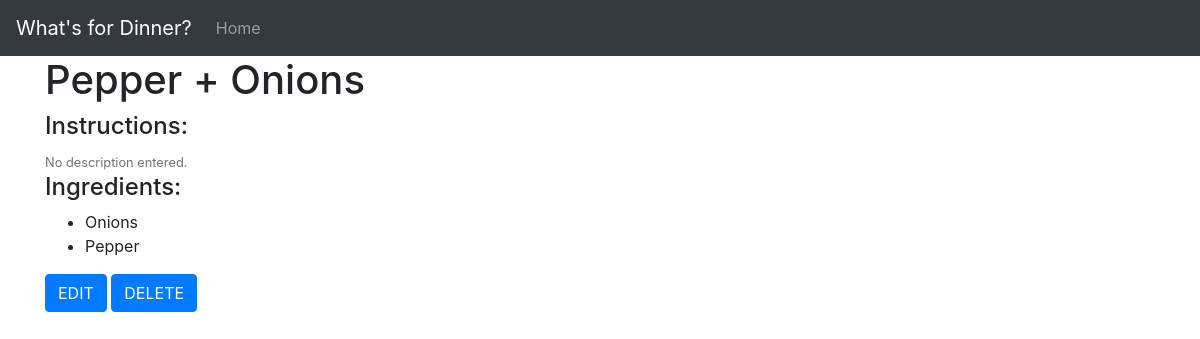
The app's page /recipe/8 with its own data.
### recipes/models.py (models this page shows, shortened)
class Recipe(models.Model):
    name = models.CharField(max_length=200, help_text='Enter the recipe name.')
    desc = models.TextField(help_text='Enter the recipe steps.', blank=True )
    ingredients = models.ManyToManyField(Ingredient)
    class Meta:
        ordering = ['name']

class Ingredient(models.Model):
    name = models.CharField(max_length=60)

### recipes/views.py (the view)
# urls.py: path('recipe/<int:pk>', views.RecipeDetailView.as_view(), name='recipe-detail'),
class RecipeDetailView(DetailView):
    model = Recipe
    template_name = 'recipes/detail.html'

### recipes/templates/recipes/detail.html
{% extends "base.html" %}
{% block content %}
<h1>{{ recipe.name }}</h1>
<h4>Instructions: </h4>
{% if recipe.desc %}
    <p>{{ recipe.desc }}</p>
{% else %}
    <small class="text-muted">No description entered.</small>
{% endif %}
<h4>Ingredients:</h4>
<ul>
    {% for ingredient in recipe.ingredients.all %}
        <li>{{  ingredient.name }}</li>
    {% endfor %}
</ul>
<a class="btn btn-primary" href="{% url 'recipe-edit' recipe.pk%}">EDIT</a>
<a class="btn btn-primary" href="{% url 'recipe-delete' recipe.pk%}">DELETE</a>
{% endblock %}

### records on screen
Recipe: name "Pepper + Onions"
Ingredient: name "Onions"
Ingredient: name "Pepper"
